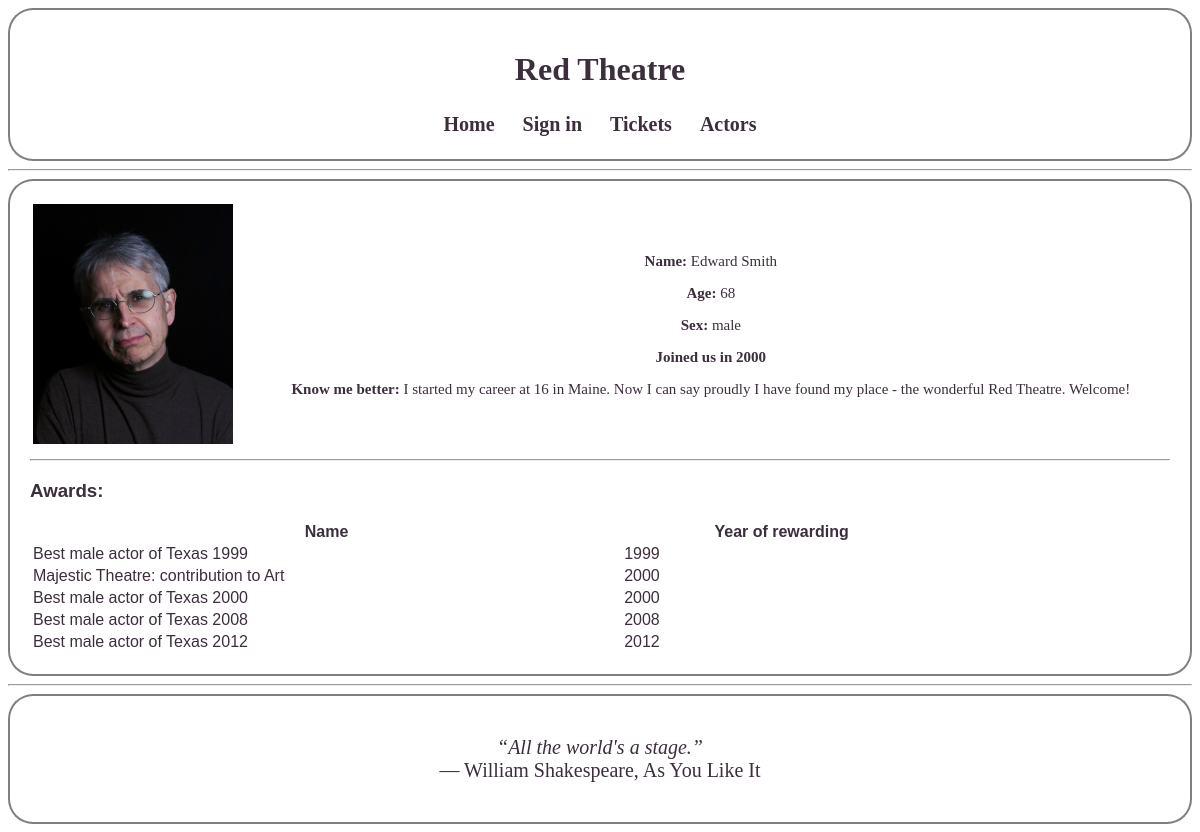
Screenshot of /act/1 with the database file from the repository.
### models.py (models this page shows, shortened)
class Employee(db.Model):
    id = db.Column(db.Integer, primary_key=True, autoincrement=True)
    name = db.Column(db.String(64))
    birth = db.Column(db.DateTime)
    hire_date = db.Column(db.DateTime)
    sex = db.Column(db.String(1))
    payment = db.Column(db.Integer)
    children = db.Column(db.Integer)

class Actor(db.Model):
    employee_id = db.Column(db.Integer, db.ForeignKey('employee.id'), primary_key=True)
    employee = db.relationship("Employee", backref=db.backref('actors', lazy=True))
    height = db.Column(db.Integer)
    weight = db.Column(db.Integer)
    voice_range = db.Column(db.Integer, db.ForeignKey('voice.id'))
    best_genre = db.Column(db.Integer, db.ForeignKey('genre.id'))
    about = db.Column(db.String(1000))

class Award(db.Model):
    id = db.Column(db.Integer, primary_key=True, autoincrement=True)
    actor_id = db.Column(db.Integer, db.ForeignKey('actor.employee_id'))
    award = db.Column(db.String(500))
    date = db.Column(db.DateTime)

### app.py (the view)
@app.route('/act/<actor_id>')
def actor_page(actor_id):
    actor = models.Actor.query.filter_by(employee_id=actor_id).first()
    actor_awards = models.Award.query.filter_by(actor_id=actor_id).order_by(models.Award.date).all()
    actor_info = dict()
    name = str(models.Employee.query.get(actor.employee_id).name)
    age = datetime.date.today().year - models.Employee.query.get(actor.employee_id).birth.year
    sex = str(models.Employee.query.get(actor.employee_id).sex)
    sex = 'female' if sex == 'f' else 'male'
    actor_info['name'] = name
    actor_info['age'] = age
    actor_info['sex'] = sex
    actor_info['about'] = str(actor.about)
    actor_info['hire'] = models.Employee.query.get(actor.employee_id).hire_date.year
    actor_info['genre'] = str(models.Genre.query.get(actor.best_genre))
    actor_info['voice'] = str(models.Voice.query.get(actor.voice_range))
    actor_info['photo_id'] = actors_photos_dir + str(actor.employee_id) + ".png"
    actor_awards = actor_awards if len(actor_awards) > 0 else None
    return render_template('act/actor_page.html', title=name, actor=actor_info, awards=actor_awards)

### models.py (called while the page is built)
    def __repr__(self):
        return self.name

    def __repr__(self):
        return self.name

### templates/act/actor_page.html
{% extends "base.html" %}
{% block content %}
<div id="actor_page">
    <table style="width:100%">
            <tr>
                <td><img src={{ actor.photo_id }} width=200></td>
                <td><div id="info">
                    <p><b>Name:</b> {{ actor.name }}</p>
                    <p><b>Age:</b> {{ actor.age }}</p>
                    <p><b>Sex:</b> {{ actor.sex }}</p>
                    <p><b>Joined us in {{ actor.hire }}</b></p>
                    <p><b>Know me better:</b> {{ actor.about }}</p>
                </div></td>
            </tr>
    </table>
    {% if awards %}
    <hr>
    <h3>Awards:</h3>
    <table style="width:80%">
            <div id="awards">
            <tr>
                <th>Name</th>
                <th>Year of rewarding</th>
            </tr>
        {% for award in awards %}
            <tr>
                <td>{{ award.award }}</td>
                <td>{{ award.date.year }}</td>
            </tr>
        {% endfor %}
            </div>
    </table>
    {% endif %}
    </div>
{% endblock %}

### static/style.css (style rules this page uses)
body { color: #3C2E3D; background-image: url("/static/images/body.png"); background-repeat: no-repeat; background-size: cover; }
#info { font-family: Georgia; font-size: 15px; text-align: center; }
#awards { font-family: Georgia; font-size: 15px; text-align: center; }

### rows the page displays
Employee: name "Edward Smith"
Actor: about "I started my career at 16 in Maine. Now I can say proudly I have found my place - the wonderful Red Theatre. Welcome!"
Award: award "Best male actor of Texas 1999", date.year "1999"
Award: award "Majestic Theatre: contribution to Art", date.year "2000"
Award: award "Best male actor of Texas 2000", date.year "2000"
Award: award "Best male actor of Texas 2008", date.year "2008"
Award: award "Best male actor of Texas 2012", date.year "2012"

### other values shown
{{ actor.age }} "68"
{{ actor.sex }} "male"
{{ actor.hire }} "2000"
